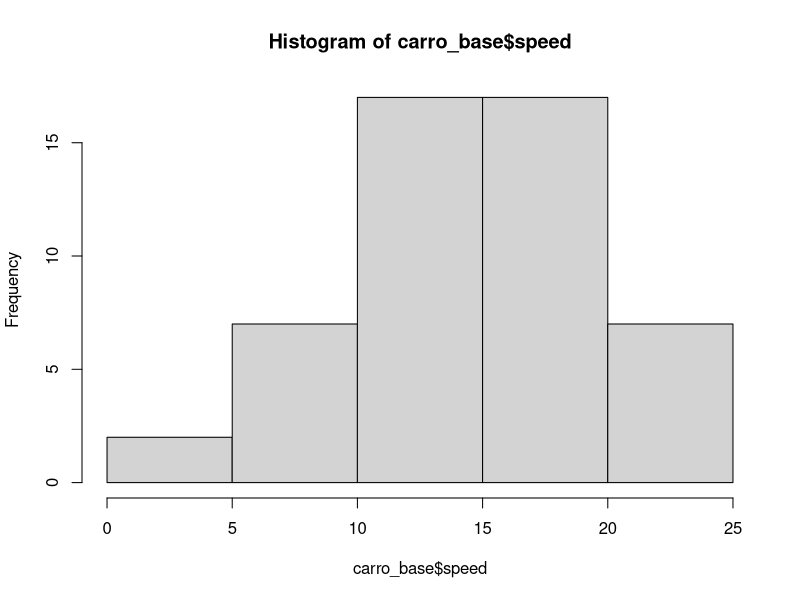
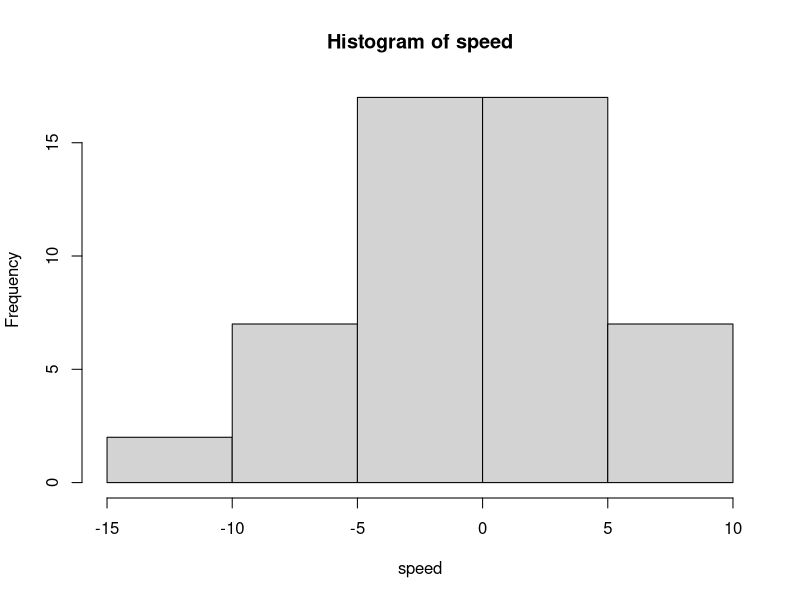
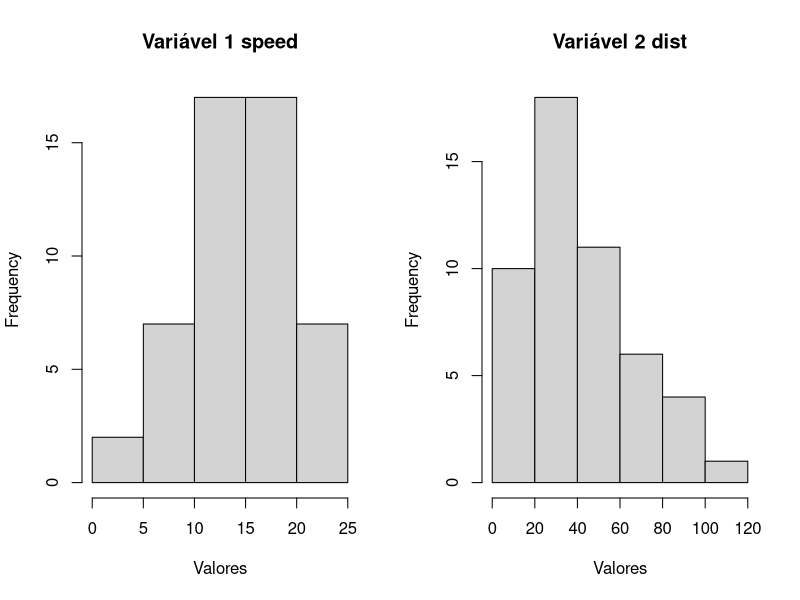
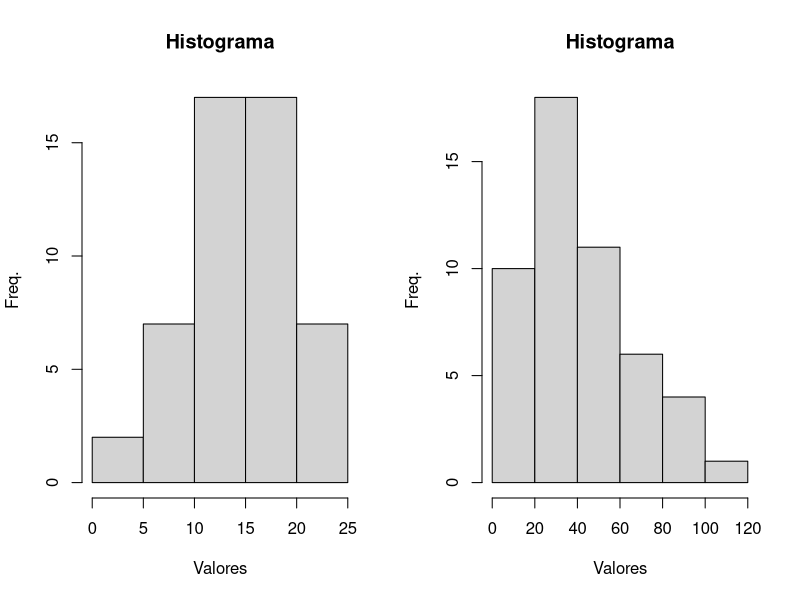
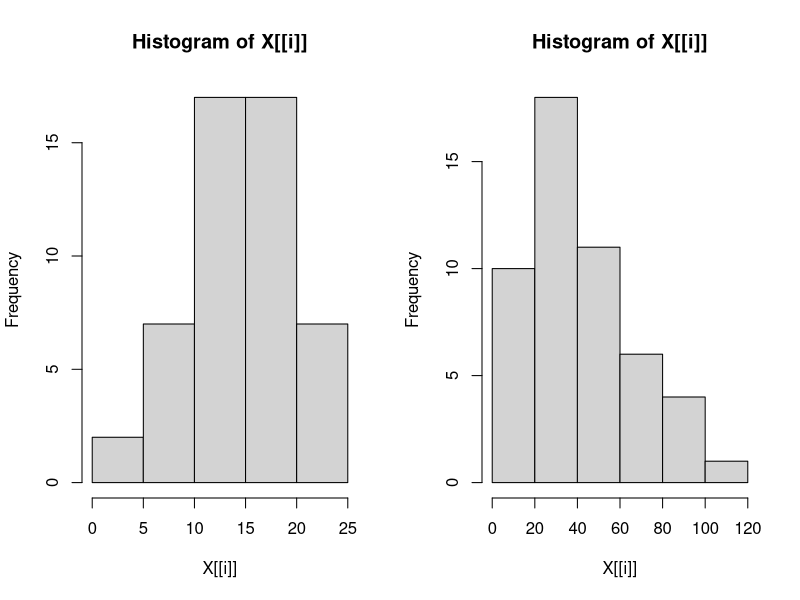

Write the R code that produced these figures, in order.
# exercicio centralizacao 

# base cars

carro_base <- cars
names(carro_base)

# histograma da variavel "speed"

hist(carro_base$speed)

# centralizar a variavel "speed"

speed <- carro_base$speed

speed <- speed - mean(speed)

hist(speed)

# estrutura de repeticao para criacao dos histogramas

par(mfrow = c(1,2))

for (i in 1:2) {
  x <- carro_base[,i]
  hist(x,
       main = paste("Variável", i, names(carro_base)[i]),
       xlab = "Valores")
}

# usando mapply para os histogramas

mapply(hist, carro_base[,1:2], MoreArgs = list(main = "Histograma", xlab = "Valores", ylab = "Freq."))

# usando sapply

sapply(carro_base[,1:2], hist)
